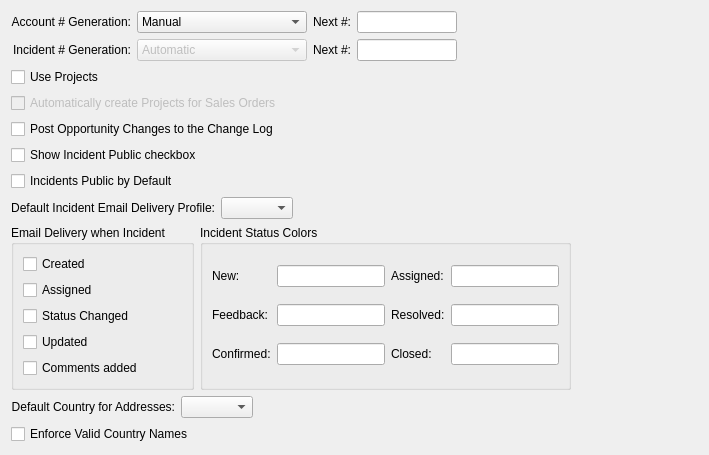
<?xml version="1.0" encoding="UTF-8"?>
<ui version="4.0">
 <comment>This file is part of the xTuple ERP: PostBooks Edition, a free and
open source Enterprise Resource Planning software suite,
Copyright (c) 1999-2011 by OpenMFG LLC, d/b/a xTuple.
It is licensed to you under the Common Public Attribution License
version 1.0, the full text of which (including xTuple-specific Exhibits)
is available at www.xtuple.com/CPAL.  By using this software, you agree
to be bound by its terms.</comment>
 <class>configureCRM</class>
 <widget class="QWidget" name="configureCRM">
  <property name="geometry">
   <rect>
    <x>0</x>
    <y>0</y>
    <width>709</width>
    <height>425</height>
   </rect>
  </property>
  <property name="windowTitle">
   <string>CRM Configuration</string>
  </property>
  <layout class="QGridLayout" name="gridLayout_3">
   <item row="0" column="0">
    <layout class="QHBoxLayout" name="horizontalLayout_4">
     <item>
      <layout class="QVBoxLayout" name="verticalLayout_3">
       <item>
        <layout class="QVBoxLayout" name="verticalLayout_2">
         <item>
          <layout class="QHBoxLayout" name="horizontalLayout_2">
           <item>
            <layout class="QGridLayout" name="gridLayout_2">
             <item row="0" column="0">
              <widget class="QLabel" name="_acctGenerationLit">
               <property name="text">
                <string>Account # Generation:</string>
               </property>
               <property name="alignment">
                <set>Qt::AlignRight|Qt::AlignTrailing|Qt::AlignVCenter</set>
               </property>
               <property name="buddy">
                <cstring>_acctGeneration</cstring>
               </property>
              </widget>
             </item>
             <item row="0" column="1">
              <widget class="QComboBox" name="_acctGeneration">
               <item>
                <property name="text">
                 <string>Manual</string>
                </property>
               </item>
               <item>
                <property name="text">
                 <string>Automatic</string>
                </property>
               </item>
               <item>
                <property name="text">
                 <string>Automatic, Allow Override</string>
                </property>
               </item>
              </widget>
             </item>
             <item row="0" column="2">
              <widget class="QLabel" name="_nextAcctNumberLit">
               <property name="text">
                <string>Next #:</string>
               </property>
               <property name="alignment">
                <set>Qt::AlignRight|Qt::AlignTrailing|Qt::AlignVCenter</set>
               </property>
               <property name="buddy">
                <cstring>_nextAcctNumber</cstring>
               </property>
              </widget>
             </item>
             <item row="0" column="3">
              <widget class="XLineEdit" name="_nextAcctNumber">
               <property name="minimumSize">
                <size>
                 <width>100</width>
                 <height>0</height>
                </size>
               </property>
               <property name="maximumSize">
                <size>
                 <width>100</width>
                 <height>16777215</height>
                </size>
               </property>
              </widget>
             </item>
             <item row="1" column="0">
              <widget class="QLabel" name="_incidentGenerationLit">
               <property name="text">
                <string>Incident # Generation:</string>
               </property>
               <property name="alignment">
                <set>Qt::AlignRight|Qt::AlignTrailing|Qt::AlignVCenter</set>
               </property>
               <property name="buddy">
                <cstring>_incidentGeneration</cstring>
               </property>
              </widget>
             </item>
             <item row="1" column="1">
              <widget class="QComboBox" name="_incidentGeneration">
               <property name="enabled">
                <bool>false</bool>
               </property>
               <item>
                <property name="text">
                 <string>Automatic</string>
                </property>
               </item>
              </widget>
             </item>
             <item row="1" column="2">
              <widget class="QLabel" name="_nextInNumberLit">
               <property name="text">
                <string>Next #:</string>
               </property>
               <property name="alignment">
                <set>Qt::AlignRight|Qt::AlignTrailing|Qt::AlignVCenter</set>
               </property>
               <property name="buddy">
                <cstring>_nextInNumber</cstring>
               </property>
              </widget>
             </item>
             <item row="1" column="3">
              <widget class="XLineEdit" name="_nextInNumber">
               <property name="minimumSize">
                <size>
                 <width>100</width>
                 <height>0</height>
                </size>
               </property>
               <property name="maximumSize">
                <size>
                 <width>100</width>
                 <height>16777215</height>
                </size>
               </property>
              </widget>
             </item>
            </layout>
           </item>
           <item>
            <spacer name="horizontalSpacer_2">
             <property name="orientation">
              <enum>Qt::Horizontal</enum>
             </property>
             <property name="sizeHint" stdset="0">
              <size>
               <width>40</width>
               <height>20</height>
              </size>
             </property>
            </spacer>
           </item>
          </layout>
         </item>
         <item>
          <layout class="QVBoxLayout" name="verticalLayout">
           <item>
            <widget class="QCheckBox" name="_useProjects">
             <property name="text">
              <string>Use Projects</string>
             </property>
            </widget>
           </item>
           <item>
            <widget class="QCheckBox" name="_autoCreate">
             <property name="enabled">
              <bool>false</bool>
             </property>
             <property name="text">
              <string>Automatically create Projects for Sales Orders</string>
             </property>
            </widget>
           </item>
           <item>
            <widget class="QCheckBox" name="_opportunityChangeLog">
             <property name="text">
              <string>Post Opportunity Changes to the Change Log</string>
             </property>
            </widget>
           </item>
           <item>
            <widget class="QCheckBox" name="_incidentsPublicShow">
             <property name="text">
              <string>Show Incident Public checkbox</string>
             </property>
            </widget>
           </item>
           <item>
            <widget class="QCheckBox" name="_incidentsPublicDefault">
             <property name="text">
              <string>Incidents Public by Default</string>
             </property>
            </widget>
           </item>
           <item>
            <layout class="QHBoxLayout">
             <item>
              <widget class="QLabel" name="_incdtEmailProfileLit">
               <property name="text">
                <string>Default Incident Email Delivery Profile:</string>
               </property>
               <property name="alignment">
                <set>Qt::AlignRight|Qt::AlignTrailing|Qt::AlignVCenter</set>
               </property>
               <property name="buddy">
                <cstring>_incdtEmailProfile</cstring>
               </property>
              </widget>
             </item>
             <item>
              <widget class="XComboBox" name="_incdtEmailProfile">
               <property name="allowNull">
                <bool>true</bool>
               </property>
              </widget>
             </item>
             <item>
              <spacer>
               <property name="orientation">
                <enum>Qt::Horizontal</enum>
               </property>
               <property name="sizeHint" stdset="0">
                <size>
                 <width>0</width>
                 <height>20</height>
                </size>
               </property>
              </spacer>
             </item>
            </layout>
           </item>
          </layout>
         </item>
         <item>
          <layout class="QHBoxLayout" name="horizontalLayout">
           <item>
            <widget class="QGroupBox" name="_incdtDelGroup">
             <property name="enabled">
              <bool>true</bool>
             </property>
             <property name="title">
              <string>Email Delivery when Incident</string>
             </property>
             <layout class="QGridLayout">
              <item row="0" column="0">
               <widget class="QCheckBox" name="_incdtCreated">
                <property name="text">
                 <string>Created</string>
                </property>
               </widget>
              </item>
              <item row="1" column="0">
               <widget class="QCheckBox" name="_incdtAssigned">
                <property name="text">
                 <string>Assigned</string>
                </property>
               </widget>
              </item>
              <item row="2" column="0">
               <widget class="QCheckBox" name="_incdtStatus">
                <property name="text">
                 <string>Status Changed</string>
                </property>
               </widget>
              </item>
              <item row="3" column="0">
               <widget class="QCheckBox" name="_incdtUpdated">
                <property name="text">
                 <string>Updated</string>
                </property>
               </widget>
              </item>
              <item row="4" column="0">
               <widget class="QCheckBox" name="_incdtComments">
                <property name="text">
                 <string>Comments added</string>
                </property>
               </widget>
              </item>
             </layout>
            </widget>
           </item>
           <item>
            <widget class="QGroupBox" name="_incdtStatus_2">
             <property name="title">
              <string>Incident Status Colors</string>
             </property>
             <layout class="QGridLayout" name="gridLayout">
              <item row="0" column="0">
               <widget class="QLabel" name="_newLit">
                <property name="text">
                 <string>New:</string>
                </property>
               </widget>
              </item>
              <item row="0" column="1">
               <widget class="XLineEdit" name="_new"/>
              </item>
              <item row="0" column="2">
               <widget class="QLabel" name="_assignedLit">
                <property name="text">
                 <string>Assigned:</string>
                </property>
               </widget>
              </item>
              <item row="0" column="3">
               <widget class="XLineEdit" name="_assigned"/>
              </item>
              <item row="1" column="0">
               <widget class="QLabel" name="_feedbackLit">
                <property name="text">
                 <string>Feedback:</string>
                </property>
               </widget>
              </item>
              <item row="1" column="1">
               <widget class="XLineEdit" name="_feedback"/>
              </item>
              <item row="1" column="2">
               <widget class="QLabel" name="_resolvedLit">
                <property name="text">
                 <string>Resolved:</string>
                </property>
               </widget>
              </item>
              <item row="1" column="3">
               <widget class="XLineEdit" name="_resolved"/>
              </item>
              <item row="2" column="0">
               <widget class="QLabel" name="_confirmedLit">
                <property name="text">
                 <string>Confirmed:</string>
                </property>
               </widget>
              </item>
              <item row="2" column="1">
               <widget class="XLineEdit" name="_confirmed"/>
              </item>
              <item row="2" column="2">
               <widget class="QLabel" name="_closedLit">
                <property name="text">
                 <string>Closed:</string>
                </property>
               </widget>
              </item>
              <item row="2" column="3">
               <widget class="XLineEdit" name="_closed"/>
              </item>
             </layout>
            </widget>
           </item>
          </layout>
         </item>
         <item>
          <layout class="QHBoxLayout" name="horizontalLayout_3">
           <item>
            <widget class="XLabel" name="_countryLit">
             <property name="text">
              <string>Default Country for Addresses:</string>
             </property>
             <property name="alignment">
              <set>Qt::AlignRight|Qt::AlignTrailing|Qt::AlignVCenter</set>
             </property>
             <property name="buddy">
              <cstring>_country</cstring>
             </property>
            </widget>
           </item>
           <item>
            <widget class="XComboBox" name="_country">
             <property name="allowNull">
              <bool>true</bool>
             </property>
             <property name="nullStr">
              <string>[ no default ]</string>
             </property>
             <property name="type">
              <enum>XComboBox::Countries</enum>
             </property>
            </widget>
           </item>
           <item>
            <spacer name="horizontalSpacer">
             <property name="orientation">
              <enum>Qt::Horizontal</enum>
             </property>
             <property name="sizeHint" stdset="0">
              <size>
               <width>40</width>
               <height>20</height>
              </size>
             </property>
            </spacer>
           </item>
          </layout>
         </item>
         <item>
          <widget class="XCheckBox" name="_strictCountries">
           <property name="text">
            <string>Enforce Valid Country Names</string>
           </property>
           <property name="forgetful">
            <bool>true</bool>
           </property>
          </widget>
         </item>
        </layout>
       </item>
       <item>
        <spacer name="verticalSpacer">
         <property name="orientation">
          <enum>Qt::Vertical</enum>
         </property>
         <property name="sizeHint" stdset="0">
          <size>
           <width>20</width>
           <height>0</height>
          </size>
         </property>
        </spacer>
       </item>
      </layout>
     </item>
     <item>
      <spacer name="horizontalSpacer_3">
       <property name="orientation">
        <enum>Qt::Horizontal</enum>
       </property>
       <property name="sizeHint" stdset="0">
        <size>
         <width>0</width>
         <height>20</height>
        </size>
       </property>
      </spacer>
     </item>
    </layout>
   </item>
  </layout>
 </widget>
 <customwidgets>
  <customwidget>
   <class>XCheckBox</class>
   <extends>QCheckBox</extends>
   <header>xcheckbox.h</header>
  </customwidget>
  <customwidget>
   <class>XComboBox</class>
   <extends>QComboBox</extends>
   <header>xcombobox.h</header>
  </customwidget>
  <customwidget>
   <class>XLabel</class>
   <extends>QLabel</extends>
   <header>xlabel.h</header>
  </customwidget>
  <customwidget>
   <class>XLineEdit</class>
   <extends>QLineEdit</extends>
   <header>xlineedit.h</header>
   <container>1</container>
  </customwidget>
 </customwidgets>
 <tabstops>
  <tabstop>_acctGeneration</tabstop>
  <tabstop>_nextAcctNumber</tabstop>
  <tabstop>_incidentGeneration</tabstop>
  <tabstop>_nextInNumber</tabstop>
  <tabstop>_useProjects</tabstop>
  <tabstop>_autoCreate</tabstop>
  <tabstop>_opportunityChangeLog</tabstop>
  <tabstop>_incidentsPublicShow</tabstop>
  <tabstop>_incidentsPublicDefault</tabstop>
  <tabstop>_incdtEmailProfile</tabstop>
  <tabstop>_incdtCreated</tabstop>
  <tabstop>_incdtAssigned</tabstop>
  <tabstop>_incdtStatus</tabstop>
  <tabstop>_incdtUpdated</tabstop>
  <tabstop>_incdtComments</tabstop>
  <tabstop>_new</tabstop>
  <tabstop>_feedback</tabstop>
  <tabstop>_confirmed</tabstop>
  <tabstop>_assigned</tabstop>
  <tabstop>_resolved</tabstop>
  <tabstop>_closed</tabstop>
  <tabstop>_country</tabstop>
  <tabstop>_strictCountries</tabstop>
 </tabstops>
 <resources/>
 <connections>
  <connection>
   <sender>_useProjects</sender>
   <signal>toggled(bool)</signal>
   <receiver>_autoCreate</receiver>
   <slot>setEnabled(bool)</slot>
   <hints>
    <hint type="sourcelabel">
     <x>269</x>
     <y>93</y>
    </hint>
    <hint type="destinationlabel">
     <x>246</x>
     <y>117</y>
    </hint>
   </hints>
  </connection>
 </connections>
</ui>
